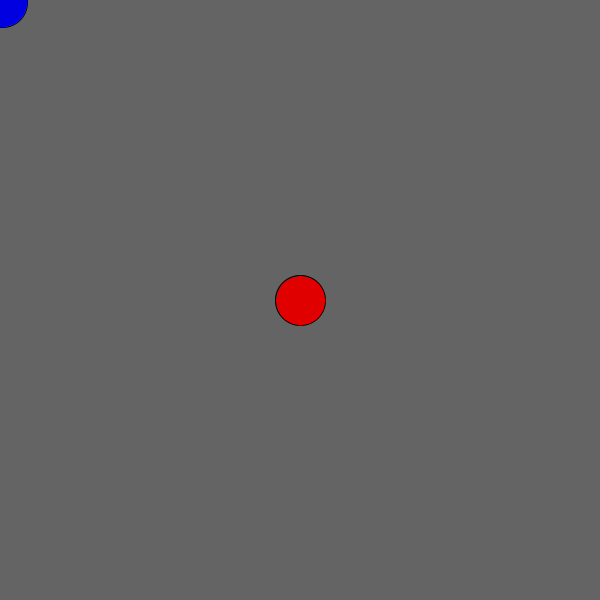
Frame 1 (no input)
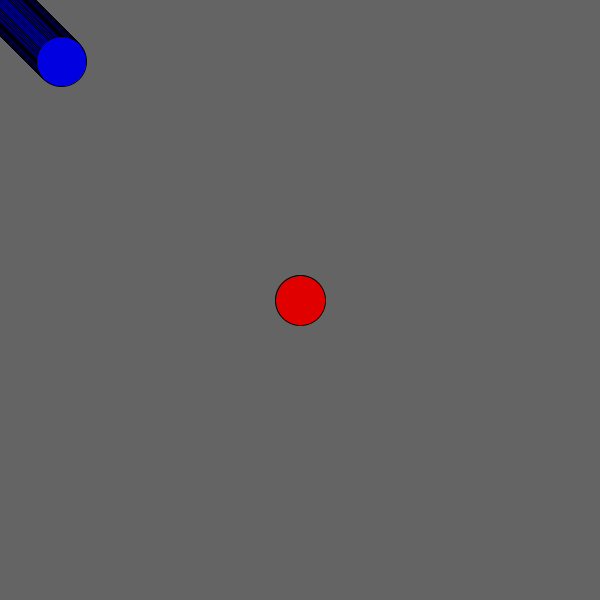
Frame 60 (the mouse pressed at the canvas centre just before this capture)
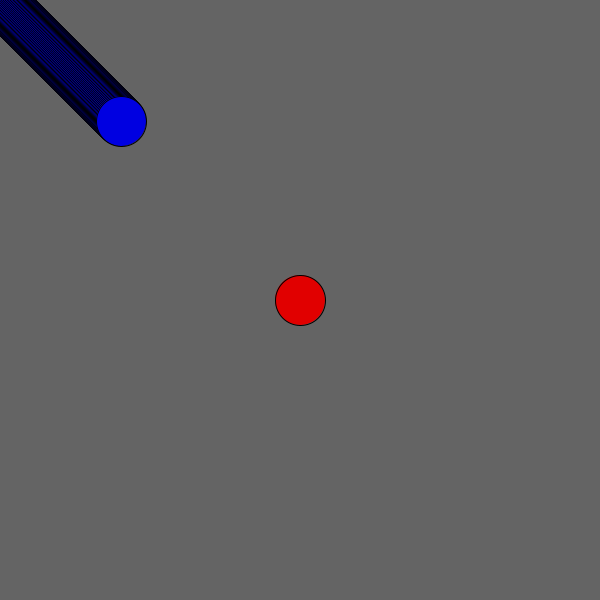
Frame 120 (the mouse held since frame 60 and released just before this capture)

The Processing sketch that drew these frames (run headless with seeded random() and noise(); from frame 60 on, the mouse is pressed at the canvas centre):

// Processing sketch: Main
// ── Main.pde
PVector pos = new PVector(1, 1);
int x;
int y;


void setup()
{
  size(600, 600); //taille de la fenêtre
  background(100); //couleur. Ici gris
  fill(225, 0, 0); //remplit le cercle en rouge
  ellipse(width/2, height/2, 50, 50); 
}

void draw()
{
  x = 1;
  y = 1;


  pos.x = pos.x + x;
  pos.y = pos.y + y;

  fill(0,0, 225); //cercle bleu
  ellipse(pos.x, pos.y, 50, 50);
  if (pos.x > 600){
        x = -1;}
  if (pos.y > 600){
      y = -1;}
  if (pos.x < 0);{
      x = 1;}
  if (pos.y < 0);{
      y = 1;}
    
}
